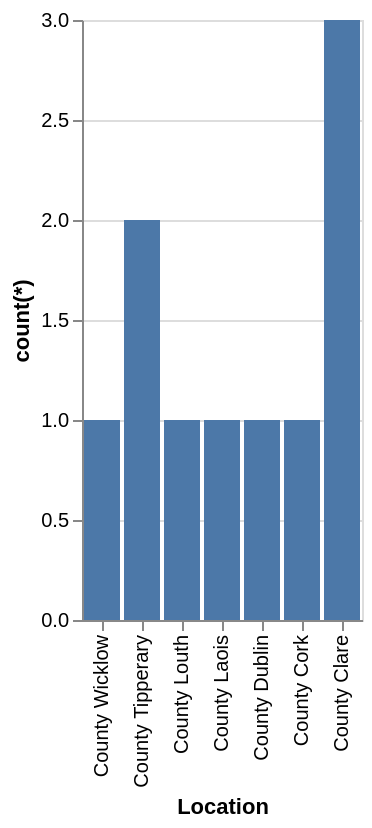

Write the Vega-Lite specification saved for this chart.
### Vega-Lite specification from a JSON file in a GitHub repository (floating-point values rounded to 4 significant figures)
{"data": {"values": [{"x_data": "County Wicklow", "y_data": 1}, {"x_data": "County Tipperary", "y_data": 2}, {"x_data": "County Louth", "y_data": 1}, {"x_data": "County Laois", "y_data": 1}, {"x_data": "County Dublin", "y_data": 1}, {"x_data": "County Cork", "y_data": 1}, {"x_data": "County Clare", "y_data": 3}]}, "mark": "bar", "encoding": {"x": {"field": "x_data", "type": "nominal", "title": "Location", "sort": "descending"}, "y": {"field": "y_data", "type": "quantitative", "title": "count(*)"}}}
